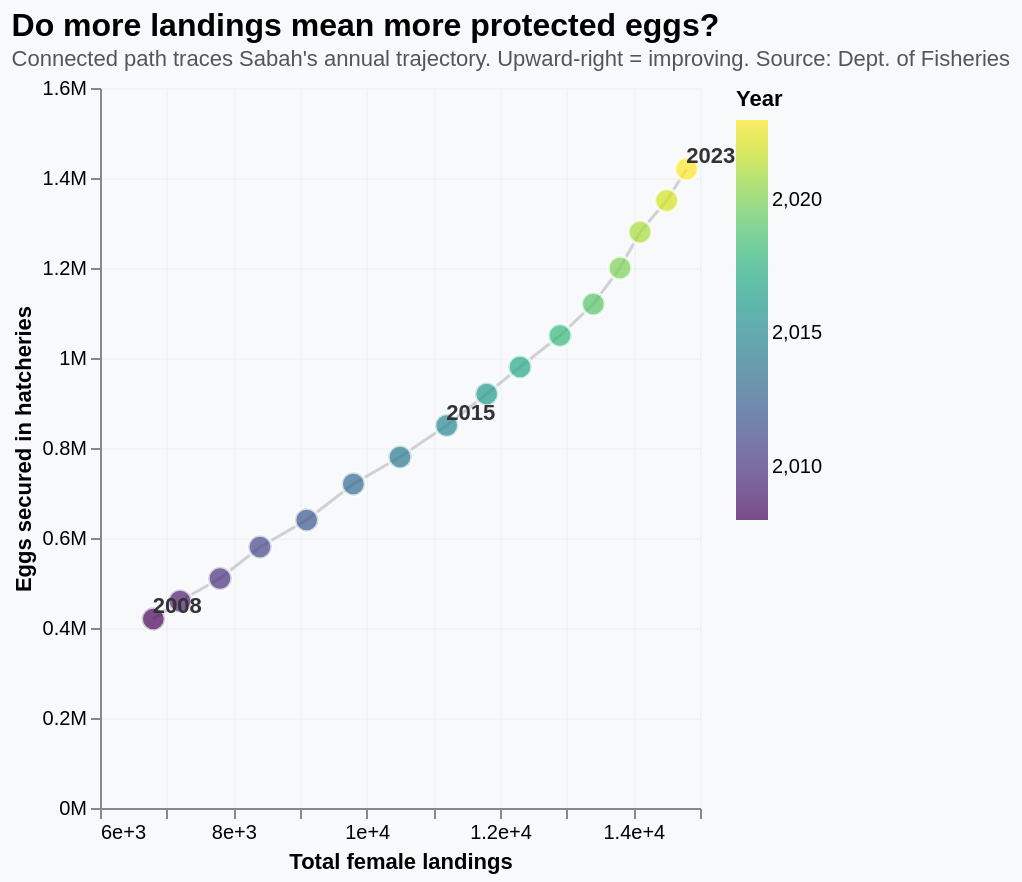

Express this chart as Vega-Lite.
### Vega-Lite specification from a JSON file in a GitHub repository (floating-point values rounded to 4 significant figures)
{"$schema": "https://vega.github.io/schema/vega-lite/v5.json", "title": {"text": "Do more landings mean more protected eggs?", "subtitle": "Connected path traces Sabah's annual trajectory. Upward-right = improving. Source: Dept. of Fisheries", "fontSize": 16, "subtitleFontSize": 11, "anchor": "start", "subtitleColor": "#555"}, "width": "container", "height": 360, "background": "#f7f9fb", "config": {"view": {"stroke": null}, "axis": {"grid": true, "gridOpacity": 0.25}}, "data": {"values": [{"year": 2008, "landings": 6800, "hatchery_eggs": 420000}, {"year": 2009, "landings": 7200, "hatchery_eggs": 460000}, {"year": 2010, "landings": 7800, "hatchery_eggs": 510000}, {"year": 2011, "landings": 8400, "hatchery_eggs": 580000}, {"year": 2012, "landings": 9100, "hatchery_eggs": 640000}, {"year": 2013, "landings": 9800, "hatchery_eggs": 720000}, {"year": 2014, "landings": 10500, "hatchery_eggs": 780000}, {"year": 2015, "landings": 11200, "hatchery_eggs": 850000}, {"year": 2016, "landings": 11800, "hatchery_eggs": 920000}, {"year": 2017, "landings": 12300, "hatchery_eggs": 980000}, {"year": 2018, "landings": 12900, "hatchery_eggs": 1050000}, {"year": 2019, "landings": 13400, "hatchery_eggs": 1120000}, {"year": 2020, "landings": 13800, "hatchery_eggs": 1200000}, {"year": 2021, "landings": 14100, "hatchery_eggs": 1280000}, {"year": 2022, "landings": 14500, "hatchery_eggs": 1350000}, {"year": 2023, "landings": 14800, "hatchery_eggs": 1420000}]}, "layer": [{"mark": {"type": "line", "color": "#aaa", "strokeWidth": 1.5, "opacity": 0.5}, "encoding": {"x": {"field": "landings", "type": "quantitative", "axis": {"title": "Total female landings", "format": ","}}, "y": {"field": "hatchery_eggs", "type": "quantitative", "axis": {"title": "Eggs secured in hatcheries", "format": "~s"}}, "order": {"field": "year"}}}, {"mark": {"type": "circle", "size": 140, "filled": true, "stroke": "white", "strokeWidth": 1.5}, "encoding": {"x": {"field": "landings", "type": "quantitative"}, "y": {"field": "hatchery_eggs", "type": "quantitative"}, "color": {"field": "year", "type": "quantitative", "scale": {"scheme": "viridis"}, "legend": {"title": "Year"}}, "tooltip": [{"field": "year", "title": "Year"}, {"field": "landings", "title": "Landings", "format": ","}, {"field": "hatchery_eggs", "title": "Hatchery eggs", "format": ","}]}}, {"transform": [{"filter": "datum.year == 2008 || datum.year == 2015 || datum.year == 2023"}], "mark": {"type": "text", "fontSize": 11, "fontWeight": "bold", "dx": 12, "dy": -6}, "encoding": {"x": {"field": "landings", "type": "quantitative"}, "y": {"field": "hatchery_eggs", "type": "quantitative"}, "text": {"field": "year"}, "color": {"value": "#333"}}}]}
